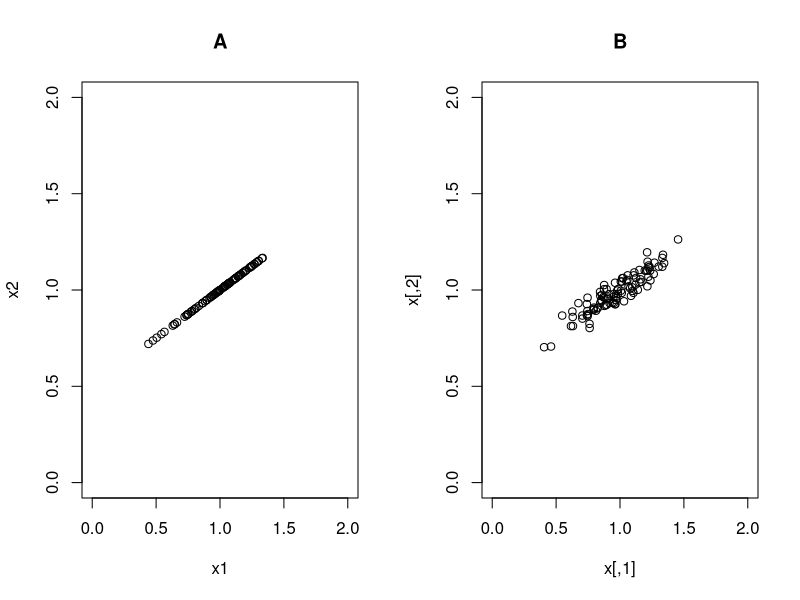
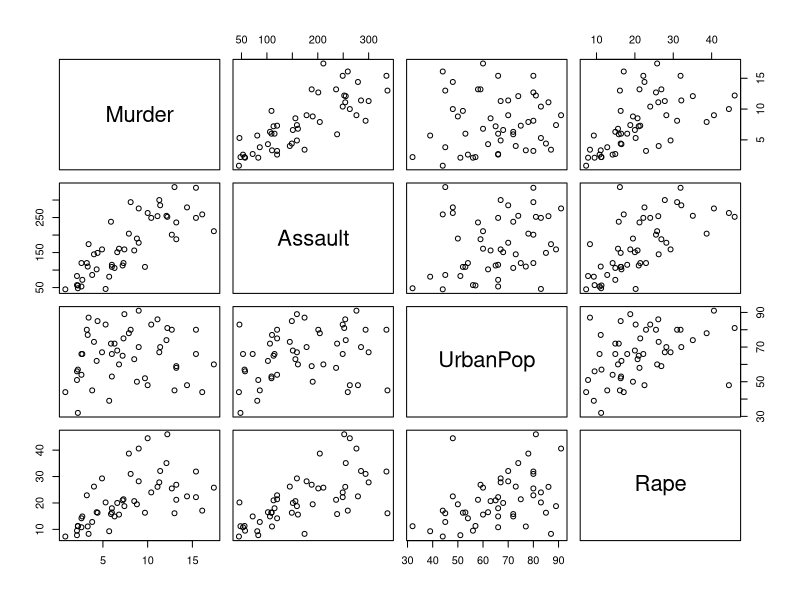
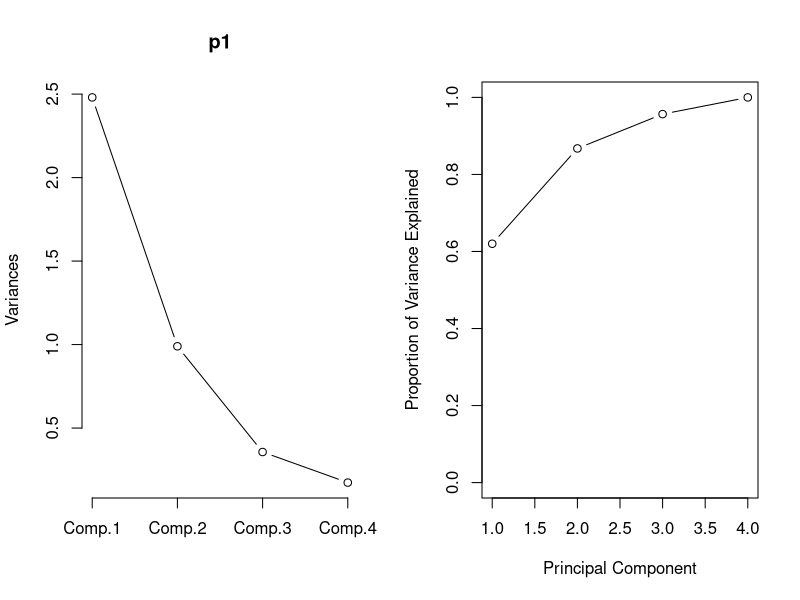
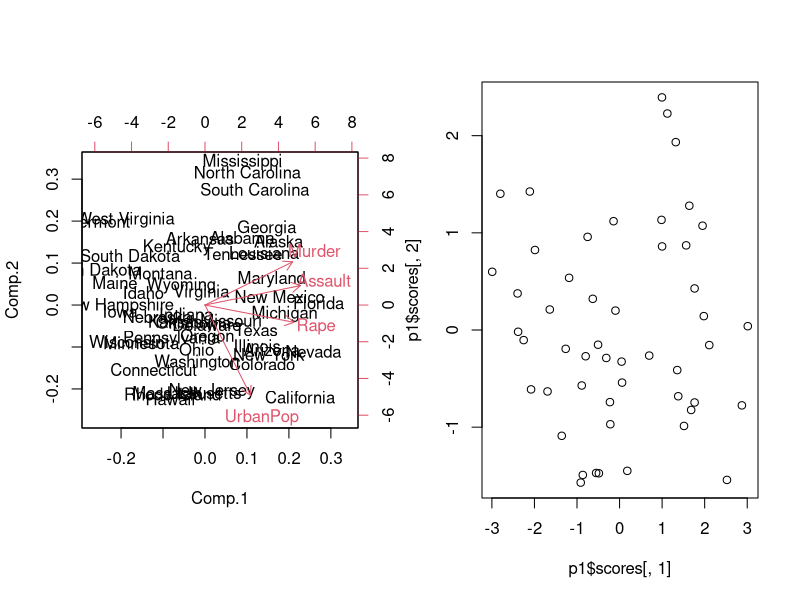
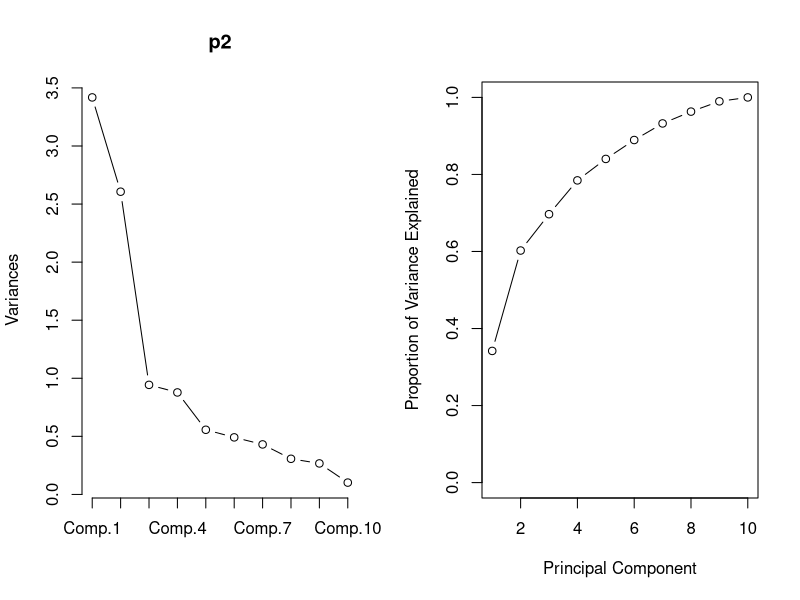
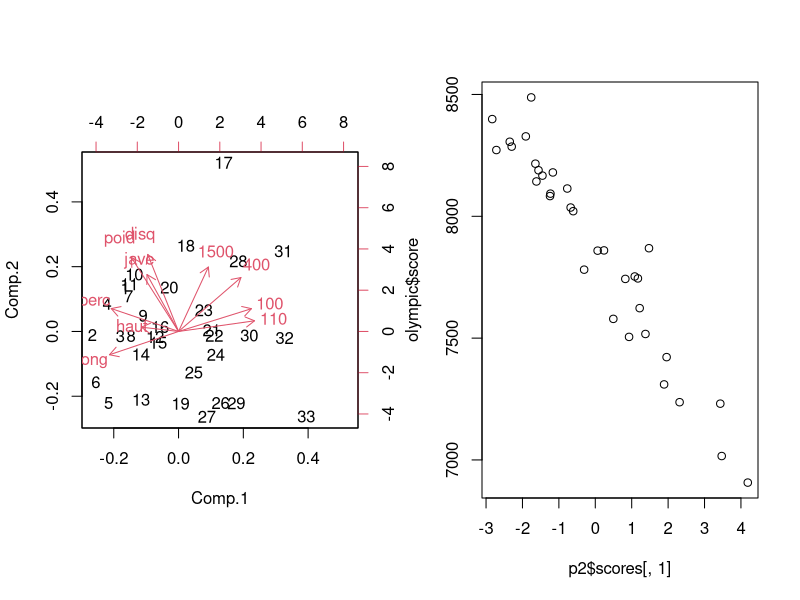
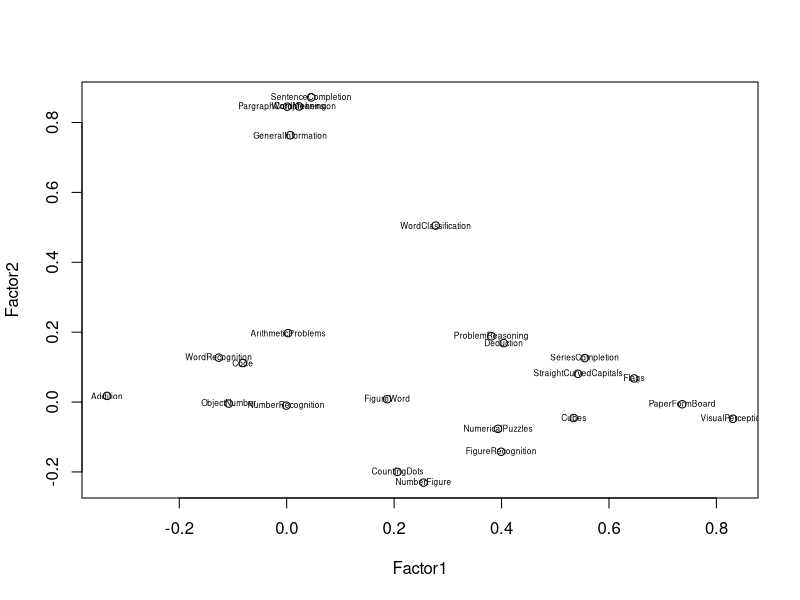
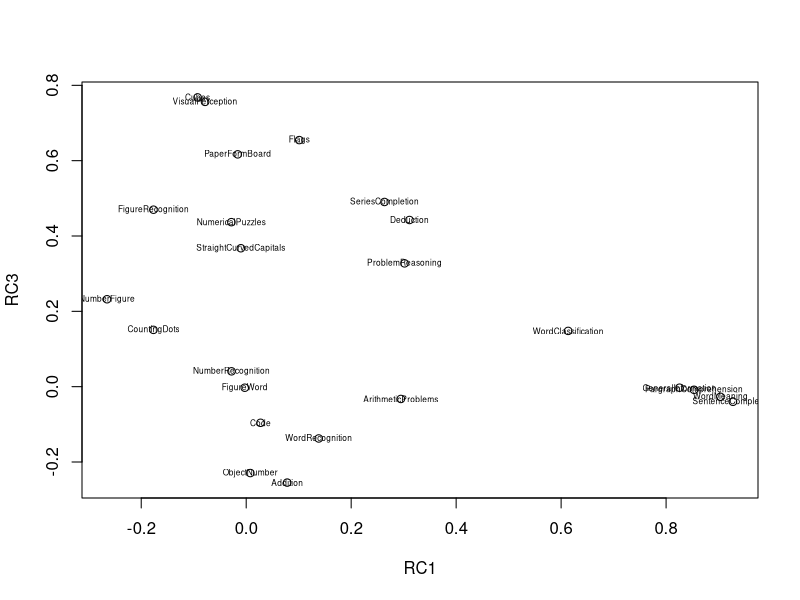

The R script that drew these images, in order:
# install.packages(c('ade4', 'psych'))

# page 3 ~ 4
## 예시 데이터 생성
n <- 100 
x1 <- rnorm(n, 1, 0.2)
x2 <- 0.5 + 0.5*x1

## 이변량 정규분포 생성 -> 시각화
# 화면을 1x2로 분할
par(mfrow=c(1, 2))

# 데이터 A: x1과 x2가 선형 관계
plot(x1, x2, xlim=c(0, 2), ylim=c(0, 2), main="A")

# MASS 패키지 로드
library(MASS)

# 데이터 B: 이변량 정규분포에서 자료 생성
mu <- c(1, 1)
sigma <- matrix(c(0.04, 0.018, 0.018, 0.01), 2, 2)
x <- mvrnorm(n, mu, sigma)
plot(x, xlim=c(0, 2), ylim=c(0, 2), main="B")

############ USArrests 데이터 주성분분석######################
# page 10~11
## USArrests data PCA
# 데이터 로드
data("USArrests"); USArrests

# 산점도 행렬
plot(USArrests)

# 데이터 요약
summary(USArrests)

# 변수별 분산 확인
apply(USArrests, 2, var)

# 주성분분석 시행 (상관행렬 기반)
p1 <- princomp(USArrests, cor=TRUE)

# p1 객체 내용 확인
ls(p1)

# loadings: 각 변수의 주성분에 대한 기여도 (적재계수)
p1$loadings

# sdev: 각 주성분의 표준편차
p1$sdev

# 주성분분석 결과 요약
summary(p1)

# Scree plot
screeplot(p1, type="lines")

# 누적 설명 분산(PVE) 계산 및 시각화
pve <- cumsum(sort(p1$sdev^2, decreasing = T))/sum(p1$sdev^2)
plot(pve, xlab="Principal Component", ylab="Proportion of Variance Explained",
     ylim=c(0, 1), type='b')

# Biplot
biplot(p1)

# 제1, 제2 주성분 점수 산점도
plot(p1$scores[,1], p1$scores[,2])


################olympic 데이터 주성분분석 (page12##########################################
# 패키지 로딩
library(ade4)

# 데이터 로드
data("olympic"); olympic

# 데이터 요약
summary(olympic$tab)

# 주성분분석 시행 (상관행렬 기반)
p2 <- princomp(olympic$tab, cor=TRUE)

# 적재계수
p2$loadings

# 각 주성분의 표준편차
p2$sdev

# 주성분분석 결과 요약
summary(p2)

# Scree plot
screeplot(p2, type="lines")

# 누적 설명 분산(PVE) 계산 및 시각화
pve <- cumsum(sort(p2$sdev^2, decreasing = T))/sum(p2$sdev^2)
plot(pve, xlab="Principal Component", ylab="Proportion of Variance Explained",
     ylim=c(0, 1), type='b')

# Biplot
biplot(p2)

# 제1 주성분 점수와 10종경기 총점 비교
plot(p2$scores[,1], olympic$score)


####Harman 데이터 요인분석 (최대우도법) (page20)################################
# 패키지 로딩
par(mfrow= c(1,1))
library(psych)
data("Harman74.cor"); Harman74.cor

# 1-요인 모델 적합
Harman74.FA <- factanal(factors = 1, covmat = Harman74.cor)
Harman74.FA
Harman74.FA$loadings      # 요인의 설명력
Harman74.FA$uniquenesses  # 특정분산 추정치
Harman74.FA$scores        # 요인 점수 (이 경우 원본 데이터가 없어 NULL)

# 요인 개수를 2개부터 5개까지 늘려가며 모델 적합
for(factors in 2:5) print(update(Harman74.FA, factors = factors))

# 5-요인 모델 적합 (회전 없음)
Harman74.FA <- factanal(factors = 5, covmat = Harman74.cor,
                        rotation = "none")
(LL <- Harman74.FA$loadings)
rowSums(LL^2) # 공통성(communality) 계산

# 5-요인 모델 적합 (promax 회전 적용)
Harman74.FA.rotation <- factanal(factors = 5, covmat = Harman74.cor,
                                 rotation = "promax")
Harman74.FA.rotation
plot(Harman74.FA.rotation$loadings)
text(Harman74.FA.rotation$loadings, labels = colnames(Harman74.cor$cov), cex=0.5)

###### Harman 데이터 요인분석 (주축인자법) (page21)#####################
# 주축인자법 (회전 없음)
pc <- principal(Harman74.cor$cov, nfactors=5, rotate="none")
pc$loadings
pc$communality

# 주축인자법 (promax 회전)
pc.rot <- principal(Harman74.cor$cov, nfactors=5, rotate="promax")
pc.rot$loadings
pc.rot$communality
plot(pc.rot$loadings)
text(pc.rot$loadings, labels = colnames(Harman74.cor$cov), cex=0.5)
